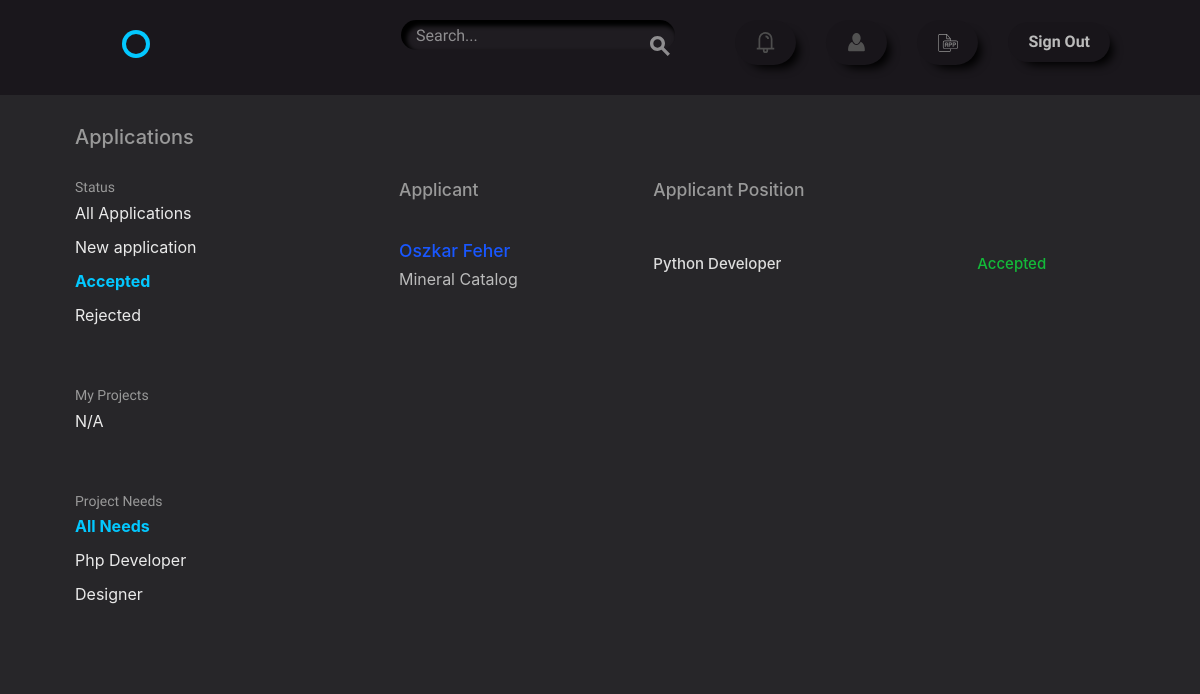
The app's page /accounts/applications/?app_filter=Accepted (signed in), older data.
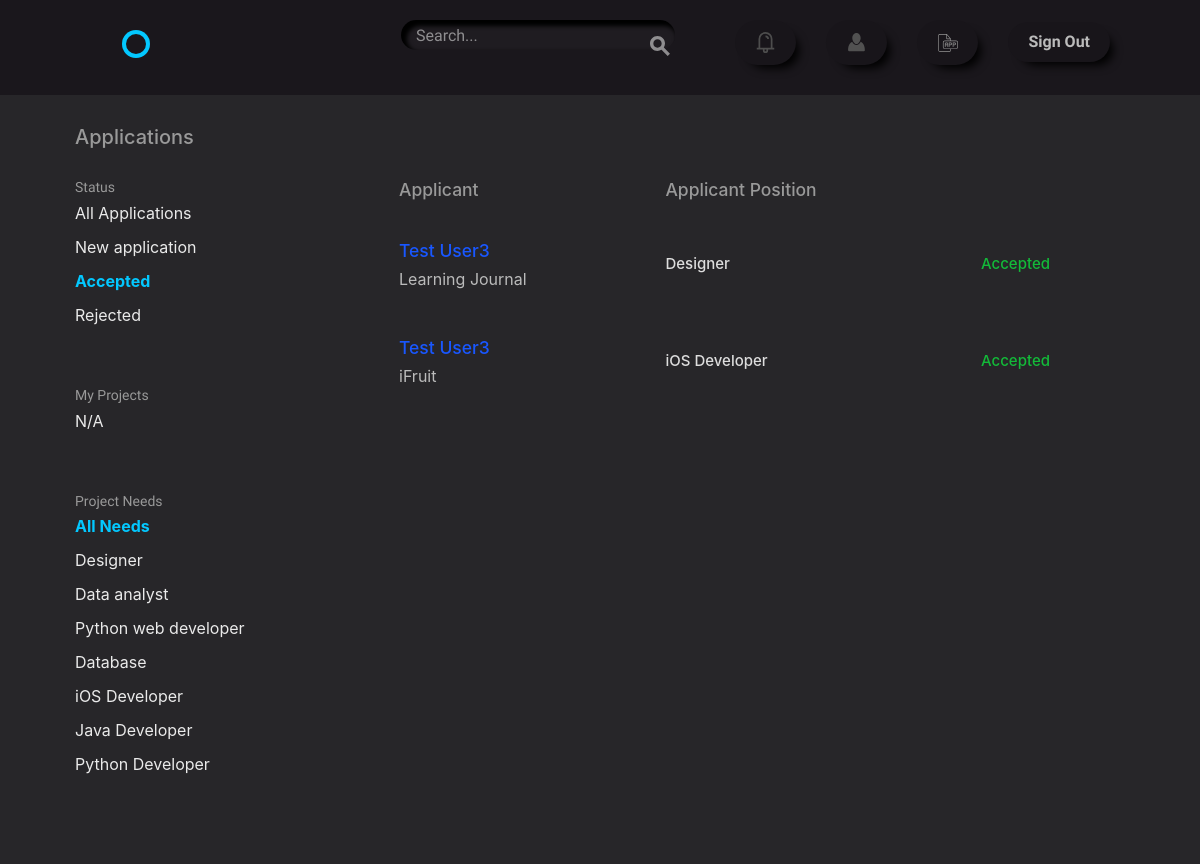
The same page, newer data.
### accounts/models.py (models this page shows, shortened)
class UserApplication(models.Model):
    applicant = models.ForeignKey(settings.AUTH_USER_MODEL,
                                  on_delete=models.CASCADE,
                                  related_name='application')
    position = models.ForeignKey('projects.Position', related_name='apply')
    project = models.ForeignKey('projects.Project')
    status = models.NullBooleanField(default=None)

class User(AbstractBaseUser, PermissionsMixin):
    username = models.CharField(max_length=50, unique=True)
    email = models.EmailField(unique=True)
    first_name = models.CharField(max_length=50)
    last_name = models.CharField(max_length=50)
    bio = models.TextField(default='')
    avatar = models.ImageField(upload_to='./user_avatar', blank=True)
    date_joined = models.DateTimeField(default=timezone.now)
    is_active = models.BooleanField(default=False)
    is_staff = models.BooleanField(default=False)
    objects = UserManager()
    USERNAME_FIELD = "email"
    REQUIRED_FIELDS = ['username']
    @property
    def full_name(self):
        return '{} {}'.format(self.first_name, self.last_name)

### projects/models.py (models this page shows)
class Project(models.Model):
    user = models.ForeignKey(settings.AUTH_USER_MODEL,
                             related_name='projects',
                             on_delete=models.CASCADE)
    title = models.CharField(max_length=50)
    description = models.TextField(default='')
    time_estimate = models.CharField(max_length=100)
    requirements = models.CharField(max_length=255)
    def __str__(self):
        return '{}'.format(self.title)

class Position(models.Model):
    name = models.CharField(max_length=50)
    description = models.TextField(default='')
    project = models.ForeignKey(Project,
                                related_name='positions',
                                on_delete=models.CASCADE)
    time = models.CharField(max_length=30)
    skill = models.ManyToManyField('accounts.Skill',
                                   default='',
                                   related_name='skills')
    def __str__(self):
        return '{}'.format(self.name)

### accounts/views.py (the view)
# urls.py: url(r'applications/$', views.ApplicationView.as_view(),
class ApplicationView(LrM, PrM, ListView):
    template_name = "accounts/applications.html"
    model = models.UserApplication
    context_object_name = 'applications'
    prefetch_related = ['applicant__projects', ]
    @staticmethod
    def choice(arg):
        if arg == "New application":
            arg = None
        if arg == "Accepted":
            arg = True
        if arg == "Rejected":
            arg = False
        return arg
    def get_context_data(self, **kwargs):
        context = super(ApplicationView, self).get_context_data(**kwargs)
        context['app_list'] = ['New application', 'Accepted', 'Rejected']
        context['projects'] = self.request.user.projects.all()
        context['skills_list'] = Position.objects.exclude(
            apply__status=True).values('name').distinct()
        context['pro_selected'] = self.request.GET.get('pro_filter')
        context['skill_selected'] = self.request.GET.get('skill_filter')
        context['app_selected'] = self.request.GET.get('app_filter')
        return context
    def get_queryset(self):
        queryset = super().get_queryset()
        app_term = self.request.GET.get('app_filter')
        pro_term = self.request.GET.get('pro_filter')
        skill_term = self.request.GET.get('skill_filter')
        user = models.User.objects.all().exclude(pk=self.request.user.id)
        if app_term:
            queryset = queryset.filter(status=self.choice(app_term))
        if pro_term:
            queryset = queryset.filter(project__title=pro_term)
        if skill_term:
            queryset = queryset.filter(position__name=skill_term)
        return queryset

### accounts/templates/accounts/applications.html (shortened to what the changed rows need)
{% extends "layout.html" %}
{% block content %}
<div class="bounds circle--page">
    <div class="circle--page--header grid-100">
        <h2>Applications</h2>
    </div>
    <div class="grid-25">
        <div class="circle--filter circle--secondary--module">
            <ul class="circle--filter--list">
                {% if app_list %}
                    {% for application in app_list %}
                        <li><a href="?app_filter={{ application }}"{% if app_selected == application %} class="selected"{% else %} class="my-button"{% endif %}>{{ application }}</a></li>
                    {% endfor %}
                {% else %}
                    <li>N/A</li>
                {% endif %}
            </ul>
        </div>
        <div class="circle--filter circle--secondary--module">
                <ul class="circle--filter--list">
                    {% if skills_list %}
                        {% for skill in skills_list %}
                            <li><a href="?skill_filter={{ skill.name }}"{% if skill_selected == skill.name %} class="selected"{% else %} class="my-button"{% endif %}>{{ skill.name }}</a></li>
                        {% endfor %}
                    {% else %}
                        <li>N/A</li>
                    {% endif %}
                </ul>
        </div>
    </div>
    <div class="grid-70 grid-push-5">
        <table class="u-full-width circle--table">
            <thead>
                <tr>
                <th><h3>Applicant</h3></th>
                <th class="circle--cell--right"><h3>Applicant Position</h3></th>
                </tr>
            </thead>
            <tbody>
                {% for application in applications %}
                <div class="d-flex fustify-content-between">
                    <tr class="clickable-row" data-href="{% url 'accounts:profile' application.applicant.pk %}">
                            <td>
                                <h3 class="title">{{ application.applicant.full_name }}</h3>
                                <p class="">{{ application.project }}</p>
                            </td>
                            <td class="circle--cell--right">
                                <span class="secondary-label h4 pos">{{ application.position }}</span>
                            </td>
                        {% if application.applicant.id == request.user.id %}
                            {% if application.status == None %}
                                <td>
                                    <h5>
                                        This is
                                        <strong><i><a  class="user-info" href="{% url 'accounts:profile' application.project.user.id %}">
                                            {{ application.project.user.full_name }}</a>
                                        </i></strong> decision
                                    </h5>
                                </td>
                            {% elif application.status %}
                                <td>
                                    <h5>
                                        <h5 class="h4 accepted">Accepted</h5> by
                                        <strong><i><a  class="user-info" href="{% url 'accounts:profile' application.project.user.id %}">
                                            {{ application.project.user.full_name }}</a>
                                        </i></strong>
                                    </h5>
                                </td>
                            {% elif not application.status %}
                                <td>
                                    <h5>
                                        <h5 class="h4 rejected">Rejected</h5> by
                                        <strong><i><a  class="user-info" href="{% url 'accounts:profile' application.project.user.id %}">
                                            {{ application.project.user.full_name }}</a>
                                        </i></strong>
                                    </h5>
                                </td>
                            {% endif %}
                        {% elif application.applicant.id != requeest.user.id %}
                            <div class="d-flex justify-content-end">
                                {% if application.status == None %}
                                    <td>
                                        <a class="button nav_button button-accept"
                                           href="{% url 'accounts:decision_update' application.applicant.pk application.position.pk 'accept' %}">Accept</a>
                                    </td>
                                    <td>
                                        <a class="button nav_button button-accept"
                                           href="{% url 'accounts:decision_update' application.applicant.pk application.position.pk 'reject' %}">Reject</a>
                                    </td>
                                {% elif application.status %}
                                    <td><h5 class="h4 accepted">Accepted</h5></td>
                                {% elif not application.status %}
                                    <td><h5 class="h4 rejected">Rejected</h5></td>
                                {% endif %}
                            </div>
                        {% endif %}
                    </tr>
                </div>
                {% endfor %}
            </tbody>
        </table>
    </div>
</div>
{% endblock %}

Row changes from the older to the newer data that the page shows:
removed UserApplication: applicant.full_name "Oszkar Feher", project "Mineral Catalog", position "Python Developer", status "Accepted"
added UserApplication: applicant.full_name "Test User3", project "Learning Journal", position "Designer", status "Accepted"
added UserApplication: applicant.full_name "Test User3", project "iFruit", position "iOS Developer", status "Accepted"
Text that changed along with them:
new list line: "Data analyst"
new list line: "Python web developer"
new list line: "Database"
new list line: "iOS Developer"
new list line: "Java Developer"
new list line: "Python Developer"
list line gone: "Php Developer"
